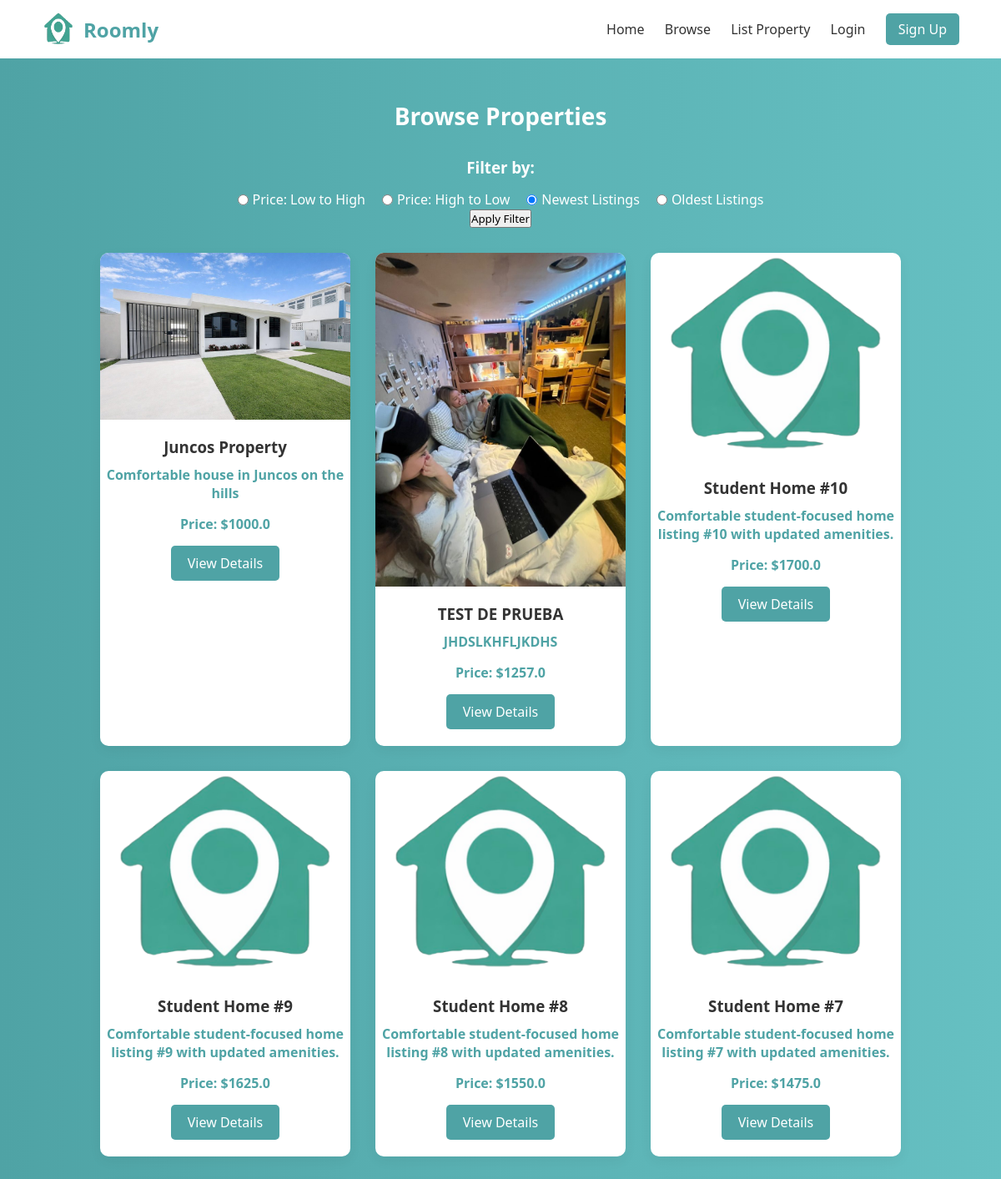
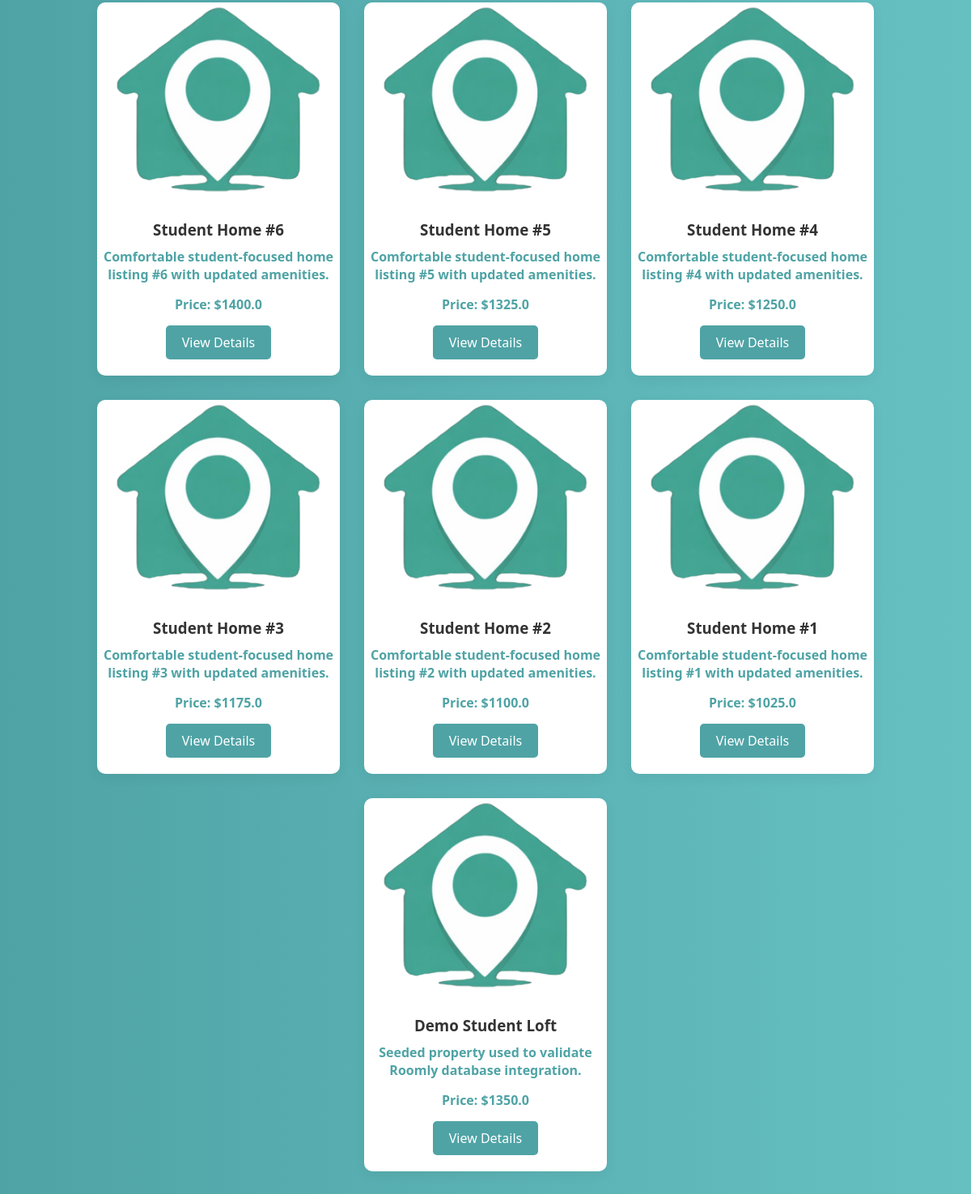
Screenshot of /browse with the database file from the repository (2 pictures, top to bottom).
### website/models.py (models this page shows)
class Property(db.Model):
    __tablename__ = 'PROPERTY'
    property_id_pk = db.Column(db.Integer, primary_key=True)
    title = db.Column(db.String(255), nullable=False)
    description = db.Column(db.Text, nullable=False)
    address = db.Column(db.String(255), nullable=False)
    city = db.Column(db.String(255), nullable=False)
    state = db.Column(db.String(255), nullable=False)
    country = db.Column(db.String(255), nullable=False)
    postal_code = db.Column(db.String(10), nullable=False)
    price_per_month = db.Column(db.Float, nullable=False)
    deposit_amount = db.Column(db.Float, nullable=False)
    number_of_bedrooms = db.Column(db.Integer, nullable=False)
    number_of_bathrooms = db.Column(db.Integer, nullable=False, default=1)
    sqr_ft = db.Column(db.Integer, nullable=False)
    amenities = db.Column(db.Text, nullable=True)
    availability_status = db.Column(db.Boolean, nullable=False)
    owner_id_fk = db.Column(db.Integer, nullable=False)
    university_id_fk = db.Column(db.Integer, nullable=True)
    images = db.relationship('PropertyImage', backref='property', lazy='select')
    amenity_links = db.relationship('PropertyAmenity', backref='property', lazy='select')
    @property
    def id(self):
        return self.property_id_pk
    @property
    def price(self):
        return self.price_per_month
    @property
    def image_url(self):
        if self.images:
            return self.images[0].image_url
        return '/static/logoRoomly.png'

class PropertyImage(db.Model):
    __tablename__ = 'PROPERTY_IMAGES'
    image_id_pk = db.Column(db.Integer, primary_key=True)
    image_url = db.Column(db.String(255), nullable=False)
    property_id_fk = db.Column(db.Integer, db.ForeignKey('PROPERTY.property_id_pk'), nullable=False)

### website/views.py (the view)
@views.route('/browse')
def browse():
    selected_filter = request.args.get('filter', 'newest')
    query = Property.query.filter_by(availability_status=True)
    if selected_filter == 'price_low_high':
        query = query.order_by(Property.price_per_month.asc())
    elif selected_filter == 'price_high_low':
        query = query.order_by(Property.price_per_month.desc())
    elif selected_filter == 'oldest':
        query = query.order_by(Property.property_id_pk.asc())
    else:
        selected_filter = 'newest'
        query = query.order_by(Property.property_id_pk.desc())
    properties = query.all()
    return render_template('browse.html', properties=properties, selected_filter=selected_filter)

### website/templates/browse.html (shortened to what this page needs)
<!DOCTYPE html>
<html lang="en">
<head>
    <link rel="stylesheet" href="{{ url_for('static', filename='styles.css') }}">
</head>
<body>
    <header>
        <a class="logoRoomly" href="{{ url_for('views.home') }}">
            <img src="{{ url_for('static', filename='logoRoomly.png') }}" alt="Roomly Icon" class="header-icon">
            Roomly
            </a>
        <nav>
            <a href="{{ url_for('views.home') }}">Home</a>
            <a href="{{ url_for('views.browse') }}">Browse</a>
            <a href="{{ url_for('views.list_property') }}">List Property</a>
            {% if session.get('account_id') %}
                <a href="{{ url_for('auth.profile') }}">Profile</a>
                <span class="nav-user">Hi, {{ session.get('account_first_name') }}</span>
                <a href="{{ url_for('auth.logout') }}" class="signup-btn">Log Out</a>
            {% else %}
                <a href="{{ url_for('auth.login') }}">Login</a>
                <a href="{{ url_for('auth.signup') }}" class="signup-btn">Sign Up</a>
            {% endif %}
        </nav>
    </header>
    <section class="browse-container">
        <h2>Browse Properties</h2>
        <div class="filter-section">
            <h3>Filter by:</h3>
            <form method="GET" action="{{ url_for('views.browse') }}">
                <div class="filter-options">
                    <label><input type="radio" name="filter" value="price_low_high" {% if selected_filter == 'price_low_high' %}checked{% endif %}> Price: Low to High</label>
                    <label><input type="radio" name="filter" value="price_high_low" {% if selected_filter == 'price_high_low' %}checked{% endif %}> Price: High to Low</label>
                    <label><input type="radio" name="filter" value="newest" {% if selected_filter == 'newest' %}checked{% endif %}> Newest Listings</label>
                    <label><input type="radio" name="filter" value="oldest" {% if selected_filter == 'oldest' %}checked{% endif %}> Oldest Listings</label>
                </div>
                <button type="submit">Apply Filter</button>
            </form>
        </div>
        <div class="property-listings">
            {% for property in properties %}
                <div class="property-card">
                    <img src="{{ property.image_url }}" alt="{{ property.title }}">
                    <h3>{{ property.title }}</h3>
                    <p>{{ property.description }}</p>
                    <p>Price: ${{ property.price }}</p>
                    <a href="{{ url_for('views.property_detail', property_id=property.id) }}" class="view-details-btn">View Details</a>
                </div>
            {% endfor %}
        </div>
    </section>
</body>
</html>

### website/static/styles.css (style rules this page uses)
* { margin: 0; padding: 0; box-sizing: border-box; font-family: 'Segoe UI', sans-serif; }
body { background-color: #f8f9fa; color: #333; }
header { display: flex; justify-content: space-between; align-items: center; padding: 15px 50px; background-color: white; box-shadow: 0 2px 5px rgba(0,0,0,0.05); }
.header-icon { height: 40px; width: 40px; margin-right: 10px; vertical-align: middle; }
.logoRoomly { display: flex; align-items: center; font-size: 24px; font-weight: 700; color: #4FA3A5; text-decoration: none; }
nav a { margin-left: 20px; text-decoration: none; color: #333; font-weight: 500; }
.signup-btn { background-color: #4FA3A5; color: white; padding: 8px 15px; border-radius: 5px; }
.browse-container { padding: 50px; text-align: center; background: linear-gradient(to right, #4FA3A5, #66c0c2); min-height: calc(100vh - 70px); }
.browse-container h2 { margin-bottom: 30px; font-size: 28px; color: white; }
.browse-container .property-listings { display: flex; justify-content: center; gap: 30px; flex-wrap: wrap; }
.browse-container .property-card { background-color: white; width: 300px; border-radius: 10px; box-shadow: 0 5px 15px rgba(0,0,0,0.05); padding-bottom: 20px; transition: transform 0.3s ease; }
.browse-container .property-card img { width: 100%; border-radius: 10px 10px 0 0; }
.browse-container .property-card h3 { margin: 15px 0 10px; }
.browse-container .property-card p { margin-bottom: 15px; font-weight: bold; color: #4FA3A5; }
.browse-container .property-card .view-details-btn { display: inline-block; padding: 10px 20px; background-color: #4FA3A5; color: white; border-radius: 5px; text-decoration: none; cursor: pointer; }
.browse-container .filter-section { margin-bottom: 30px; }
.browse-container .filter-section h3 { margin-bottom: 15px; color: white; }
.browse-container .filter-section .filter-options { display: flex; gap: 20px; justify-content: center; }
.browse-container .filter-section .filter-options label { display: flex; align-items: center; gap: 5px; color: white; }

### rows the page displays
Property: image_url (picture), title "Juncos Property", description "Comfortable house in Juncos on the hills", price "1000.0"
Property: image_url (picture), title "TEST DE PRUEBA", description "JHDSLKHFLJKDHS", price "1257.0"
Property: title "Student Home #10", description "Comfortable student-focused home listing #10 with updated amenities.", price "1700.0"
Property: title "Student Home #9", description "Comfortable student-focused home listing #9 with updated amenities.", price "1625.0"
Property: title "Student Home #8", description "Comfortable student-focused home listing #8 with updated amenities.", price "1550.0"
Property: title "Student Home #7", description "Comfortable student-focused home listing #7 with updated amenities.", price "1475.0"
Property: title "Student Home #6", description "Comfortable student-focused home listing #6 with updated amenities.", price "1400.0"
Property: title "Student Home #5", description "Comfortable student-focused home listing #5 with updated amenities.", price "1325.0"
Property: title "Student Home #4", description "Comfortable student-focused home listing #4 with updated amenities.", price "1250.0"
Property: title "Student Home #3", description "Comfortable student-focused home listing #3 with updated amenities.", price "1175.0"
Property: title "Student Home #2", description "Comfortable student-focused home listing #2 with updated amenities.", price "1100.0"
Property: title "Student Home #1", description "Comfortable student-focused home listing #1 with updated amenities.", price "1025.0"
Property: title "Demo Student Loft", description "Seeded property used to validate Roomly database integration.", price "1350.0"
